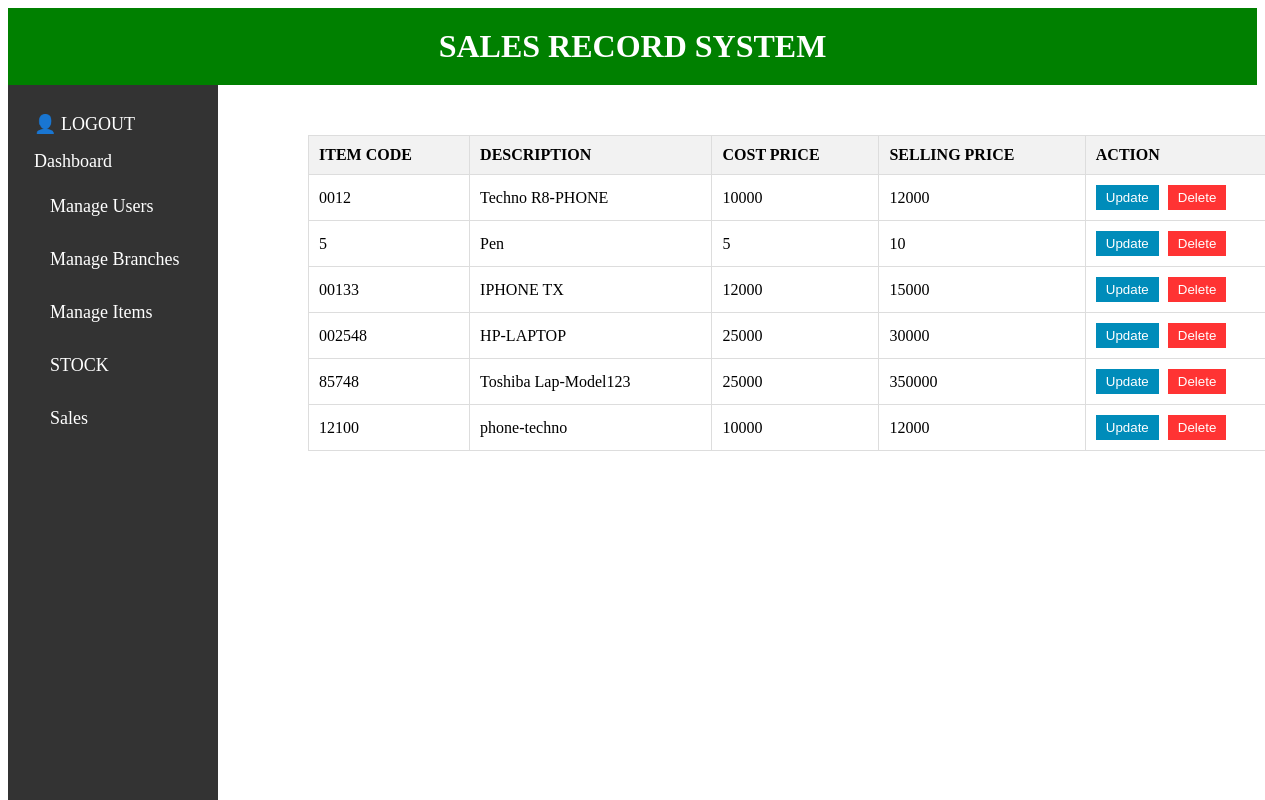
Page /soldstock.php on the committed database.
### tables this page shows
CREATE TABLE `items` (
  `id` int NOT NULL,
  `itemcode` varchar(1000) NOT NULL,
  `description` varchar(500) NOT NULL,
  `costprice` int NOT NULL,
  `sellingprice` int NOT NULL,
  `status` text
);

### soldstock.php (the view, shortened to what this page needs)
<?php
$servername = "localhost";
$username = "root";
$password = "mysql";
$dbname = "salesrecord";
$conn = new mysqli($servername, $username, $password, $dbname);
$sql = "SELECT id, itemcode,description,costprice,sellingprice,status FROM items WHERE status='sold'";
$result = $conn->query($sql);
?>
<!DOCTYPE html>
<html>
<head>
    <div id="header">
        <h1>SALES RECORD SYSTEM</h1>
    </div>
<body>
     <div class="sidebar">
    <a href="login.php">
        <span>&#128100;</span>
        LOGOUT
    </a>
    <a href="admin.php">Dashboard</a>
    <div class="submenu">
        <a href="">Manage Users</a>
    </div>
    <div class="submenu">
        <a href="">Manage Branches</a>
    </div>
    <div class="submenu">
        <a href="">Manage Items</a>
    </div>
    <div class="submenu">
        <a href="">STOCK</a>
    </div>
<div class="submenu">
        <a href="">Sales</a>
    </div>
</div>
    <table>
        <tr>
            <th>ITEM CODE</th>
             <th>DESCRIPTION</th>
            <th>COST PRICE</th>
            <th>SELLING PRICE</th>
            <th>ACTION</th>
        </tr>
        <?php
        if ($result->num_rows > 0) {
            while ($row = $result->fetch_assoc()) {
                echo "<tr>";
                echo "<td>" . $row['itemcode'] . "</td>";
                 echo "<td>" . $row['description'] . "</td>";
                echo "<td>" . $row['costprice'] . "</td>";
                echo "<td>" . $row['sellingprice'] . "</td>";
                echo "<td class='action-buttons'>
                    <button class='update-btn' onclick='updateUser(" . $row['id'] . ")'>Update</button>
                    <button class='delete-btn' onclick='deleteUser(" . $row['id'] . ")'>Delete</button>
                  </td>";
                echo "</tr>";
            }
        } else {
            echo "<tr><td colspan='8'>No records found.</td></tr>";
        }
        ?>
    </table>
</body>
</html>

### soldstock.php (style rules this page uses)
#header { text-align: center; padding: 10px; margin-left: 50; background-color: green; color: #fff; }
h1 { margin: 10px 0; }
table { width: 80%; border-collapse: collapse; margin-top: 50px; margin-left: 300px; }
th, td { border: 1px solid #ddd; padding: 10px; text-align: left; }
th { background-color: #f2f2f2; }
button { padding: 8px 12px; background-color: #008CBA; color: white; border: none; cursor: pointer; margin-right: 5px; }
.sidebar { width: 200px; height: 100%; position: fixed; background-color: #333; padding-top: 20px; padding-left: 10px; color: white; }
.sidebar a { padding: 8px 8px 8px 16px; text-decoration: none; font-size: 18px; color: white; display: block; }
.submenu { padding: 8px 8px 8px 16px; text-decoration: none; font-size: 18px; color: white; display: block; position: relative; }
.action-buttons button { background-color: #008CBA; color: white; border: none; padding: 5px 10px; cursor: pointer; margin-right: 5px; }
.action-buttons button.delete-btn { background-color: #FF3333; }

### rows in the picture
items: itemcode "0012", description "Techno R8-PHONE", costprice "10000", sellingprice "12000"
items: itemcode "5", description "Pen", costprice "5", sellingprice "10"
items: itemcode "00133", description "IPHONE TX", costprice "12000", sellingprice "15000"
items: itemcode "002548", description "HP-LAPTOP", costprice "25000", sellingprice "30000"
items: itemcode "85748", description "Toshiba Lap-Model123", costprice "25000", sellingprice "350000"
items: itemcode "12100", description "phone-techno", costprice "10000", sellingprice "12000"
